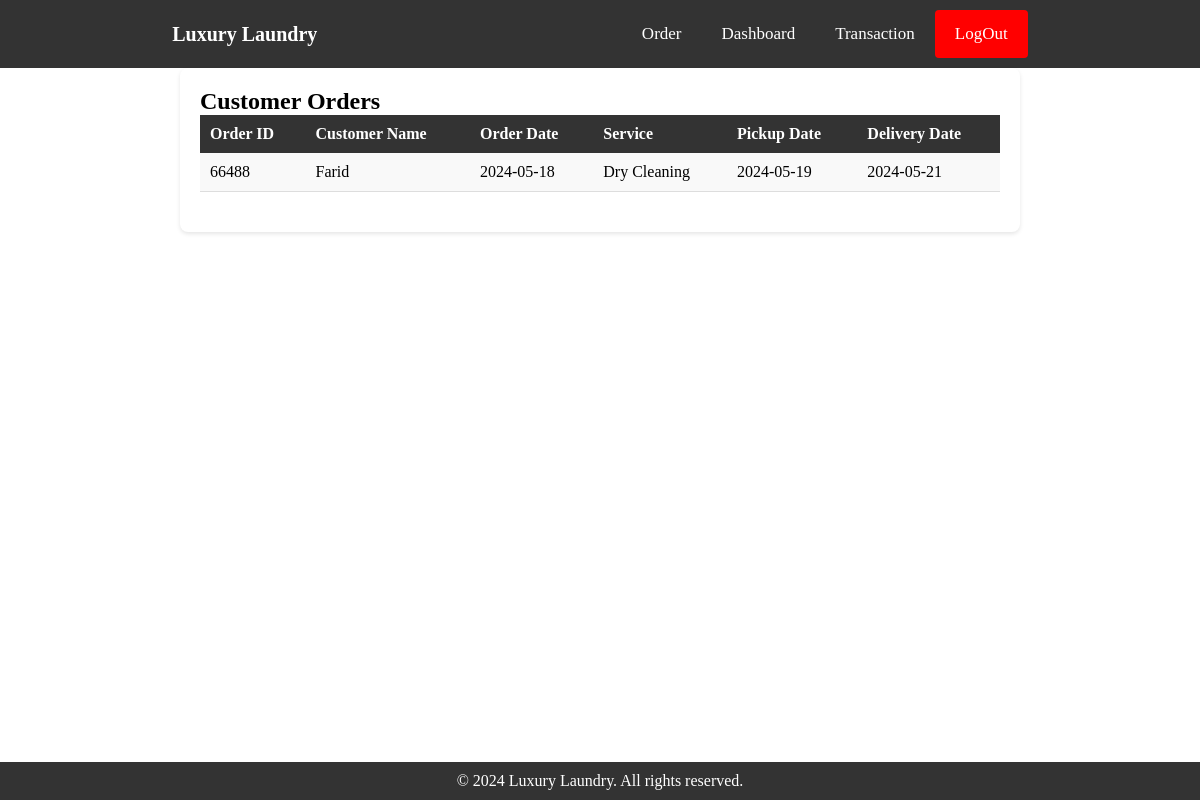
The page /transaksi.php (signed in) on the database as committed earlier.
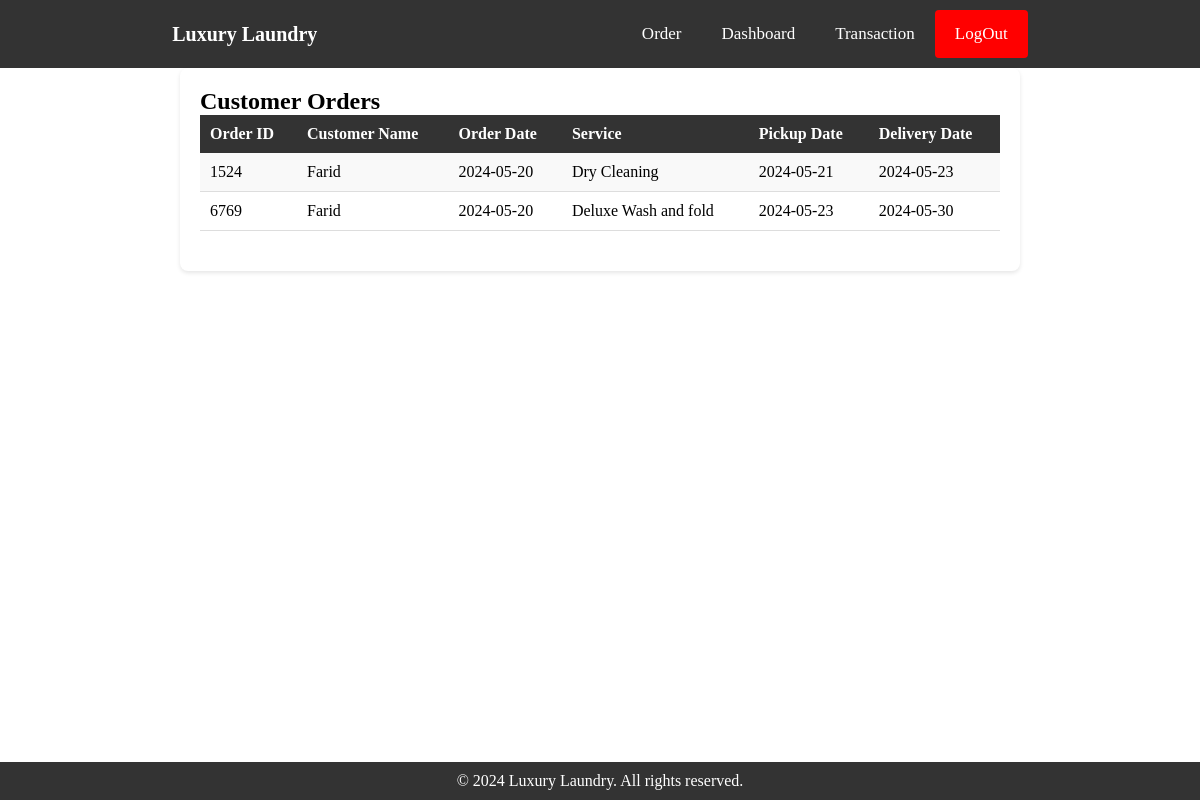
The same page on the database as committed later.
### tables this page shows
CREATE TABLE `pesanan` (
  `order_id` int(11) NOT NULL,
  `customer_name` varchar(30) NOT NULL,
  `order_date` date NOT NULL,
  `Total_price` int(20) NOT NULL,
  `service` varchar(30) NOT NULL,
  `gadget_number` varchar(30) NOT NULL,
  `Address` varchar(30) NOT NULL
);

CREATE TABLE `delivery` (
  `order_id` int(20) NOT NULL,
  `username` varchar(30) NOT NULL,
  `order_date` date NOT NULL,
  `pickup_date` date NOT NULL,
  `delivery_date` date NOT NULL
);

### transaksi.php (the view, shortened to what this page needs)
<?php
include("connectdb.php");
?>
<!DOCTYPE html>
<html lang="en">
<head>
    <link rel="stylesheet" href="home.css">
</head>
<body>
<div class="topnav">
    <div class="isi">
        <div class="title">
            <a href="#">Luxury Laundry</a>
        </div>
        <div class="list">
            <a href="service.php">Order</a>
            <a href="homepage.php">Dashboard</a>
            <?php
            if ($_SESSION['nama']!='admin'){?>
            <a href="transaksi.php">Transaction</a>
            <?php
        }?>
            <a href="logout.php">LogOut</a>
        </div>
    </div>
</div>
<div class="content">
    <h2>Customer Orders</h2>
    <table>
        <thead>
            <tr>
                <th>Order ID</th>
                <th>Customer Name</th>
                <th>Order Date</th>
                <th>Service</th>
                <th>Pickup Date</th>
                <th>Delivery Date</th>
            </tr>
        </thead>
        <tbody>
            <?php
            $msql = "SELECT * FROM pesanan";
            $result = mysqli_query($connect, $msql);
            $sqll = "SELECT * FROM delivery";
            $res = mysqli_query($connect, $sqll);
            if ($result && $res) {
                while ($row = mysqli_fetch_assoc($result)) {
                    $baris = mysqli_fetch_assoc($res);
                    if ($baris !== null) {
                        ?>
                        <tr><?php if($row['customer_name']==$_SESSION['nama']){?>
                            <td><?= htmlspecialchars($row['order_id']) ?></td>
                            <td><?= htmlspecialchars($row['customer_name']) ?></td>
                            <td><?= htmlspecialchars($row['order_date']) ?></td>
                            <td><?= htmlspecialchars($row['service']) ?></td>
                            <td><?= htmlspecialchars($baris['pickup_date']) ?></td>
                            <td><?= htmlspecialchars($baris['delivery_date']) ?></td>
                        <?php } ?>
                        </tr>
                        <?php
                    }
                }
            } else {
                echo "<tr><td colspan='6'>No orders available.</td></tr>";
            }
            ?>
        </tbody>
    </table>
</div>
<footer class="footer">
    <p>&copy; 2024 Luxury Laundry. All rights reserved.</p>
</footer>
</body>
</html>

### home.css (style rules this page uses)
* { margin: auto; }
body { margin: auto; }
.topnav { background-color: #333; overflow: hidden; padding: 10px 0; }
.topnav .isi { display: flex; justify-content: space-between; align-items: center; padding: 0 20px; }
.topnav .isi .title { font-size: 20px; color: white; }
.topnav .isi .title a { color: white; text-decoration: none; font-weight: bold; }
.topnav .isi .list { display: flex; }
.topnav .isi .list a { color: white; text-align: center; padding: 14px 20px; text-decoration: none; font-size: 17px; transition: background-color 0.3s, color 0.3s; }
.topnav .isi .list a[href="logout.php"] { background-color: red; color: white; border-radius: 4px; }
.footer { text-align: center; padding: 20px 0; background-color: #333; color: white; }
table { width: 100%; border-collapse: collapse; margin-bottom: 20px; }
th { background-color: #333; color: white; padding: 10px; text-align: left; }
td { padding: 10px; border-bottom: 1px solid #ddd; }
tr:nth-child(odd) { background-color: #f9f9f9; }
.content { max-width: 800px; margin: 0 auto; padding: 20px; background-color: #fff; border-radius: 8px; box-shadow: 0 2px 4px rgba(0, 0, 0, 0.1); }
.footer { position: fixed; bottom: 0; left: 0; width: 100%; background-color: #333; color: #fff; text-align: center; padding: 10px 0; }

Rows that differ between the two databases and show on the page:
removed pesanan: order_id "66488", customer_name "Farid", order_date "2024-05-18", service "Dry Cleaning", delivery.pickup_date "2024-05-19", delivery.delivery_date "2024-05-21"
added pesanan: order_id "1524", customer_name "Farid", order_date "2024-05-20", service "Dry Cleaning", delivery.pickup_date "2024-05-21", delivery.delivery_date "2024-05-23"
added pesanan: order_id "6769", customer_name "Farid", order_date "2024-05-20", service "Deluxe Wash and fold", delivery.pickup_date "2024-05-23", delivery.delivery_date "2024-05-30"
